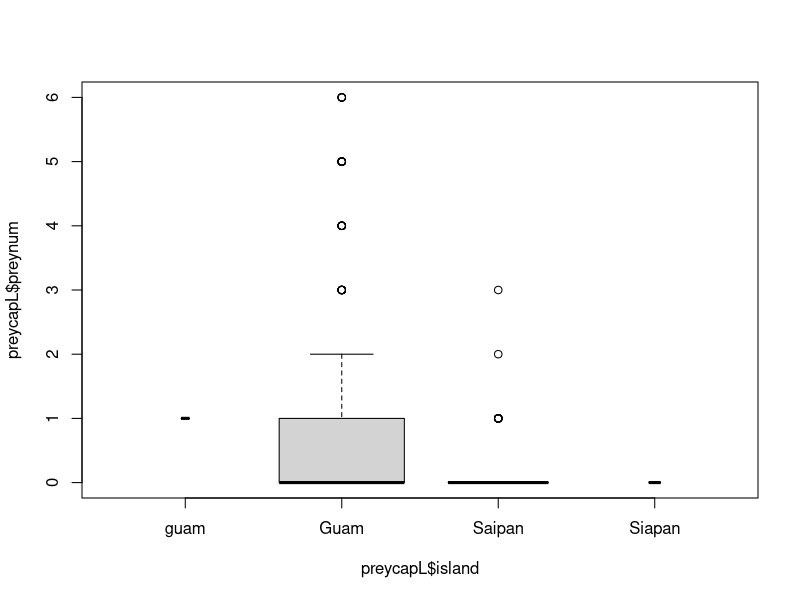
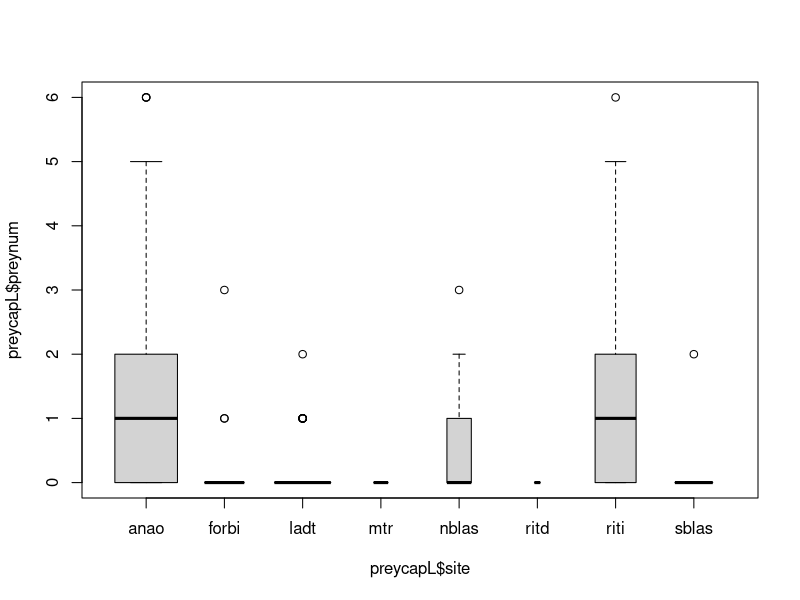
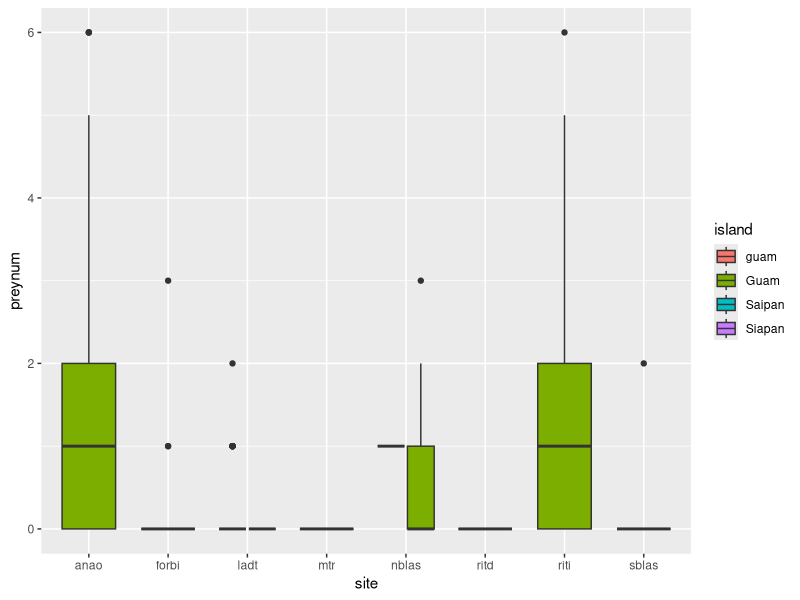

These charts were generated, in order, by the following R code: (Note: this script raises an error after producing the figures.)
#Transplant and Prey capture analysis
###first created by Jeff Brown 2013###
###updated by Haldre 22Jan2014########
## Updated for R stats class in Sept 2016 

#load libraries
library(reshape2) #for melt - note that many reshape2 functions are now available using tidyr, so probably best to use just tidyr
library(tidyr)
library(dplyr) #note that many functions are similar for plyr and dplyr but have slightly different syntax in dplyr. Use the newer one (dplyr) to avoid issues between two packages. 
library(ggplot2)

#may need to install tibble first, and may need to restart R session to clear conflicting packages

###########################################
####### Prey Capture Analysis #############
###########################################
#Research Questions
#1) Do webs on Guam capture more prey than webs on Saipan? We want to know whether the number of prey captured varies by island (and thus, by bird presence/absence). 
#Model: preynum~island, family=poisson

#data notes
# obs1, obs2, obs3 etc is when the same web was revisted on different days.
# Jeff took samples at 3 sites per island. I think the only data for preynum comes from the spiders that were transplanted- need to check with him.  

######################
#load data
preycap<-read.csv("preycapture_asentered.csv", header=T)

#totalprey is not raw data - shouldn't be in dataset
preycap<-preycap[,-4] #remove column 4

#Change data from wide to long format
#use reshape package (old way)
preycapL <- melt(preycap, id.vars=c("island","site","web"),                                 measure.vars=c("obs1", "obs2", "obs3","obs4","obs5", "obs6", "obs7", "obs8"),   variable.name="obs", value.name="preynum")

#Alternative method - use tidyr (new way- much more efficient code!)
preycapL<-gather(preycap, "obs", "preynum", 4:11)


###############################
#####Clean up data ############
###############################
summary(preycapL)# Look at data
str(preycapL) #check to make sure factors are factors and numbers are numeric or integer
preycapL$preynum<-as.numeric(preycapL$preynum)

#delete "obs" from start of variable describing observation number. There are a lot of different ways of doing this. Here are a few possible methods. 
#this uses gsub to substitute all instances of "obs" with nothing (""). Note that gsub works on character vectors. If a vector is not a character, it will be coerced into being a character vector by gsub. 
preycapL$obs <- gsub("obs", "", preycapL$obs)
#\\D means select all non-digits, and then substitute with nothing ("")
preycapL$obs <- gsub("\\D", "", preycapL$obs)
#Look at this website for other codes for substituting in gsub 
# http://www.endmemo.com/program/R/gsub.php 

#using substr- this is saying "keep the 4th element (start at 4, stop at 4)". 
preycapL$obs<-substr(preycapL$obs, 4, 4)
#change class to numeric
preycapL$obs<-as.numeric(preycapL$obs)

#all three of these methods would work to remove the "obs". Now we need to change obs from character to numeric. 

#Remember to change to numeric vector if you use gsub, because the output from gsub will be a character vector
preycapL$obs<-as.numeric(preycapL$obs)
#should any other components be in a different class? 

#clean data entry errors, starting with site
levels(as.factor(preycapL$site))
#first of all, have some upper and some lower case. Change all to lower case
preycapL$site<-tolower(preycap$site)

#now have issues with the "forbi" site, which has a data entry error
#can fix this a bunch of ways, one option is with gsub
preycapL$site <- gsub("forbid", "forbi",preycapL$site)
#another method using indexing
levels(preycapL$site)[levels(preycapL$site)=="forbid"] <- "forbi"
#can you think of any other options? 

#check class again
str(preycapL)
preycapL$site<-as.factor(preycapL$site)

#Your turn- do the same thing for island - find mistakes, and fix them!

#Look at response (preynum)
summary(preycapL$preynum) #where are all these NA's coming from? webs that were not observed multiple times - not useful data. 
preycapL<-preycapL[!is.na(preycapL$preynum),]

#One final look to see if everything is in right format
str(preycapL)
summary(preycapL)

#####Look at data ############
#shows preynum by island
table(preycapL$preynum,preycapL$island) 
#this code does the same thing, here showing observations by site
with(preycapL, table(obs, site)) #concerns me that no obs2 through obs8 data on Guam- i.e. no data from transplanted spiders.

#see how preynum varies by site
with(preycapL, table(preynum, site))

#some exploratory graphs
#show the number of prey in webs by island using boxplots
boxplot(preycapL$preynum~ preycapL$island, varwidth=T)
#show the number of prey in webs by site using boxplot
boxplot(preycapL$preynum~ preycapL$site, varwidth=T)

#use ggplot
ggplot(preycapL, aes(x=site, y=preynum, fill=island))+
  geom_boxplot() #shows boxplot of prey captured per site



#######################################
### Spider Transplant Experiment ######
#######################################
#Research questions: 
#1) Does the duration of time a spider stays on its web differ between island or treatment? 
#using all data

#2) If a spider is missing, is the web more likely to be present without a spider inhabiting it (indicative of predation) on Saipan than on Guam? 
#using subset of data with spiders missing (omit ones where spiders remained entire time)

#Notes about the study
#Transplanting was done at two sites on Guam and two sites on Saipan

#read in data
transplant<-read.csv("Saipan_Guam_Transplant_asentered.csv")

#data dictionary: 
#island = island where study was conducted, Guam or Saipan
#site = site where study was conducted, 

#look at data
str(transplant)
summary(transplant)

#rename columns so they are lower case. There are a bunch of ways to do this. Here is one using the rename function in the dplyr package (note that this function has slightly different syntax than the one in the ddply package)
transplant<-rename(transplant, island=Island, site=Site, web=Web.., native=Native, netting=Netting, startdate=Start.Date, enddate=End.Date, totaldays=Total.Days)

#some data cleaning needed
levels(transplant$island) <- gsub("Gaum", "Guam", levels(transplant$island))
levels(transplant$island) <- gsub("Siapan", "Saipan", levels(transplant$island))
transplant$site<-as.factor(tolower(transplant$site))
transplant$island<-as.factor(tolower(transplant$island))
# remove trailing whitespace
levels(transplant$site)
transplant$site<-as.factor(trimws(transplant$site))
#there are many other nethods to do this as well. 

######### Dates ###################
#change date format to standard yyyymmdd format
#helpful site: https://www.r-bloggers.com/date-formats-in-r/
levels(transplant$startdate)
class(transplant$startdate)
#problems- missing year. Date format is okay, but wnat to change to a more standard yyyymmdd format
transplant$year<-2013 #this experiment happened in 2013. Added this.
#change both startdate & year to character
transplant$year<-as.character(transplant$year)
transplant$startdate<-as.character(transplant$startdate)
#combine using unite in tidyr package
transplant<-unite(transplant, startdate, c(startdate, year), sep="-")
#now, tell R startdate is a real date in a specific format
transplant$startdate2<-as.Date(as.character(transplant$startdate), "%d-%b-%Y")
class(transplant$startdate2) #now R sees startdate2 as a Date

#challenge: try doing this with lubridate package

######### Merging ###################
#merge with another database
#there are several functions that merge, including "join" in the plyr package, "merge" in the base package, and various join functions in the dplyr package. We're going to use dplyr, but each of these functions quite similarly. 

island_bird<-read.csv("island_birdstatus.csv", header=T)
str(island_bird)
levels(island_bird$island)

#guidelines: a is one table, b is another table, x1 is the column they share (could be multiple columns)
left_join(a, b, by = "x1") # Join matching rows from b to a.
right_join(a, b, by = "x1") #Join matching rows from a to b.
inner_join(a, b, by = "x1") #Join data. Retain only rows in both sets.
full_join(a, b, by = "x1") #Join data. Retain all values, all rows.
semi_join(a, b, by="x1") #join all rows in a that have a match in b.
anti_join (a, b, by="x1") #filter out so you retain all rows in a that do not have a match in b

transplant2<-left_join(transplant, island_bird, by="island")
str(transplant2)

######### Subsetting #############
#get subset that was actually transplanted rather than ones that were observed in place. 
#first option- use indexing
truetrans<-transplant[transplant$native=="no",]
#alternatively, use subset function in base 
truetrans2<-subset(transplant, native=="no")
#alternatively, use filter in dplyr package
truetrans3<-filter(transplant, native=="no")
